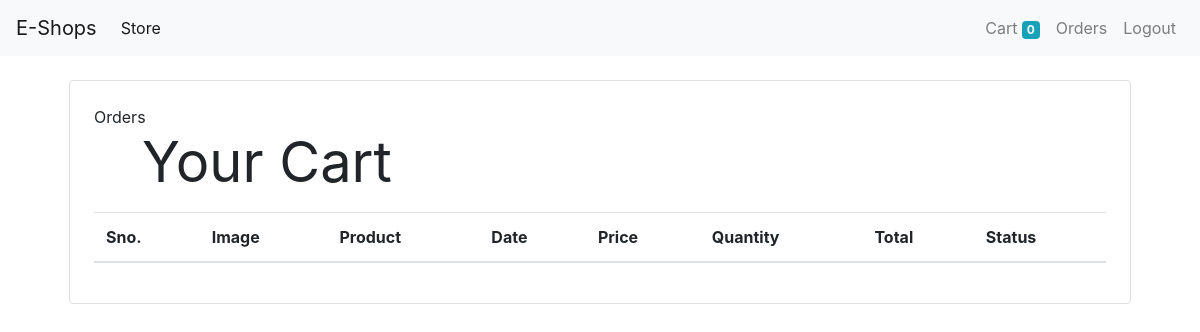
The page /orders (signed in) on the database as committed earlier.
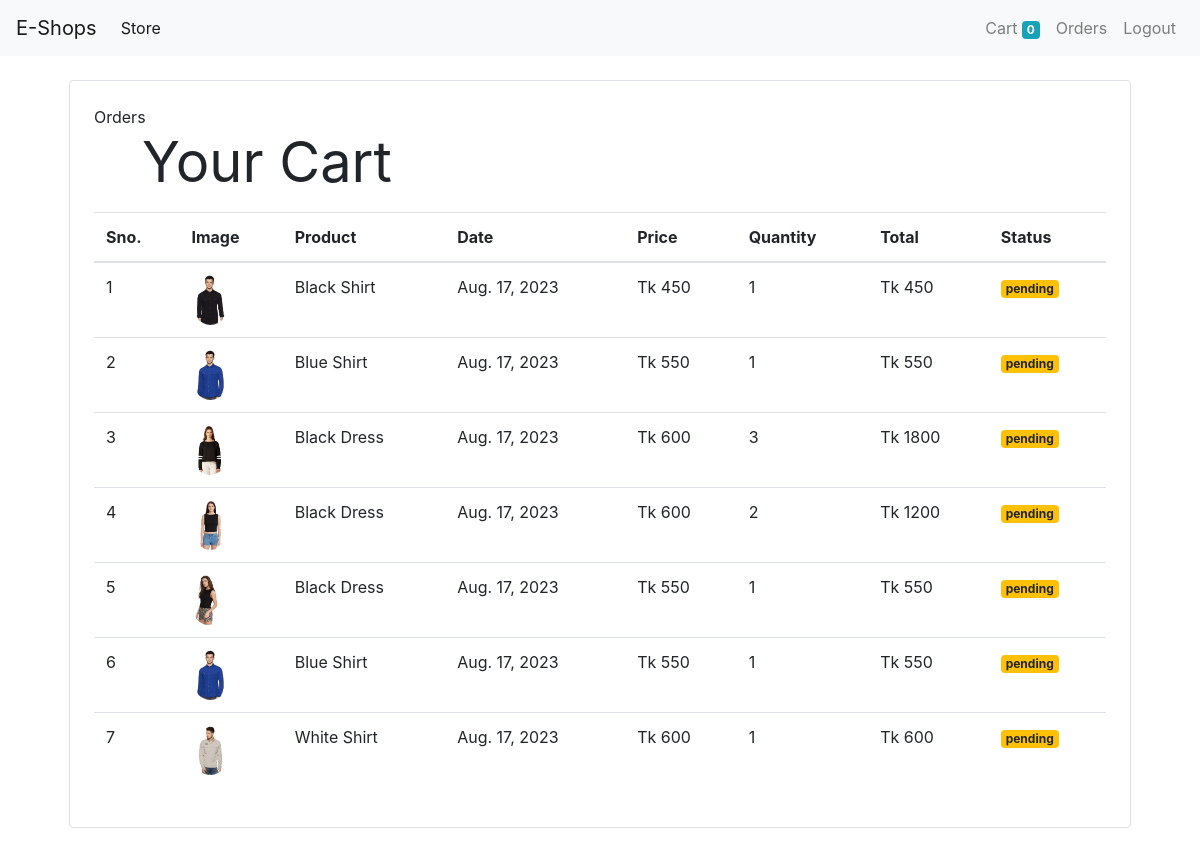
The same page on the database as committed later.
### store/models/orders.py (models this page shows, shortened)
class Order(models.Model):
    product = models.ForeignKey(Product, on_delete=models.CASCADE)
    customer = models.ForeignKey(Customer, on_delete=models.CASCADE)
    quantity = models.IntegerField(default=1)
    price = models.IntegerField()
    address = models.CharField(max_length=100, default='', blank=True)
    phone = models.CharField(max_length=50, default='', blank=True)
    date = models.DateField(default=datetime.datetime.today)
    status = models.BooleanField(default=False)
    @staticmethod
    def get_orders_by_customer(customer_id):
        return Order.objects.filter(customer = customer_id).order_by('-date')

### store/models/product.py (models this page shows, shortened)
class Product(models.Model):
    Name = models.CharField(max_length=50)
    Price = models.IntegerField(default=0)
    Category = models.ForeignKey(Category, on_delete=models.CASCADE, default=1)
    Description = models.CharField(max_length=200, default='', null=True, blank=True)
    Image = models.ImageField(upload_to='uploads/products/')

### store/views/orders.py (the view)
# urls.py: path('orders', OrderView.as_view(), name='orders'),
class OrderView(View):
    def get(self, request):
        customer= request.session.get('customer')
        orders= Order.get_orders_by_customer(customer)
        print(orders)
        return render(request, 'orders.html', {'orders': orders})

### store/templatetags/custom_filter.py (called while the page is built)
@register.filter(name="currency")
def currency(number):
    return "Tk " + str(number)

@register.filter(name="multiply")
def multiply(number, number1):
    return number * number1

### store/templates/orders.html
{% extends "base.html" %}
{% block content%}
{% load card %}
{% load custom_filter %}
<div class="container">
    <div class="border rounded p-4 m-4">Orders
        <p class="display-4 pl-4 ml-4"><b>Your Cart</b></p>
        <table class="table">
            <thead>
                <tr>
                    <th>Sno.</th>
                    <th>Image</th>
                    <th>Product</th>
                    <th>Date</th>
                    <th>Price</th>
                    <th>Quantity</th>
                    <th>Total</th>
                    <th>Status</th>
                </tr>
            </thead>
            <tbody>
                {% for order in orders %}
                <tr>
                    <td>{{forloop.counter}}</td>
                    <td><img style="height: 50px;" class="rounded-circle" src="{{order.product.Image.url}}" alt=""></td>
                    <td>{{order.product.Name}}</td>
                    <td>{{order.date}}</td>
                    <td>{{order.price|currency}}</td>
                    <td>{{order.quantity}}</td>
                    <td>{{order.quantity|multiply:order.price|currency}}</td>
                    {% if order.status %}
                    <td><small class="badge badge-success">Completed</small></td>
                    {% else %}
                    <td><small class="badge badge-warning">pending</small></td>
                    {% endif %}
                </tr>
                {% endfor %}
            </tbody>
        </table>
    </div>
</div>
{% endblock %}

### store/templates/base.html (shortened to what this page needs)
<!doctype html>
<html lang="en">
<head>
    <link rel="stylesheet" href="https://cdn.jsdelivr.net/npm/bootstrap@4.0.0/dist/css/bootstrap.min.css"
>
</head>
<body>
    <nav class="navbar navbar-expand-lg navbar-light bg-light">
        <a class="navbar-brand" href="/">E-Shops</a>
        <div class="collapse navbar-collapse" id="navbarSupportedContent">
            <ul class="navbar-nav mr-auto">
                <li class="nav-item active">
                    <a class="nav-link" href="/">Store <span class="sr-only">(current)</span></a>
                </li>
            </ul>
            <ul class="navbar-nav my-2 my-lg-0">
                <li class="nav-item ">
                    <a class="nav-link" href="/cart">Cart
                        <span class="badge badge-info">{{request.session.cart.keys|length}}</span>
                        <span class="sr-only">(current)</span></a>
                </li>
                {% if request.session.customer %}
                <li class="nav-item ">
                    <a class="nav-link" href="/orders">Orders <span class="sr-only">(current)</span></a>
                </li>
                <li class="nav-item ">
                    <a class="nav-link" href="/logout">Logout <span class="sr-only">(current)</span></a>
                </li>
                {% endif %}
            </ul>
        </div>
    </nav>
    {% block content %} {% endblock %}
</body>
</html>

Rows that differ between the two databases and show on the page:
added Order: product.Image (picture), product.Name "Black Shirt", date "Aug. 17, 2023", price "Tk 450", quantity "1", quantity|multiply "Tk 450", status "pending"
added Order: product.Image (picture), product.Name "Blue Shirt", date "Aug. 17, 2023", price "Tk 550", quantity "1", quantity|multiply "Tk 550", status "pending"
added Order: product.Image (picture), product.Name "Black Dress", date "Aug. 17, 2023", price "Tk 600", quantity "3", quantity|multiply "Tk 1800", status "pending"
added Order: product.Image (picture), product.Name "Black Dress", date "Aug. 17, 2023", price "Tk 600", quantity "2", quantity|multiply "Tk 1200", status "pending"
added Order: product.Image (picture), product.Name "Black Dress", date "Aug. 17, 2023", price "Tk 550", quantity "1", quantity|multiply "Tk 550", status "pending"
added Order: product.Image (picture), product.Name "Blue Shirt", date "Aug. 17, 2023", price "Tk 550", quantity "1", quantity|multiply "Tk 550", status "pending"
added Order: product.Image (picture), product.Name "White Shirt", date "Aug. 17, 2023", price "Tk 600", quantity "1", quantity|multiply "Tk 600", status "pending"
